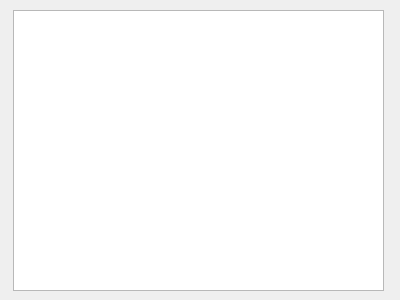
<?xml version="1.0" encoding="UTF-8"?>
<ui version="4.0">
 <class>Widget</class>
 <widget class="QWidget" name="Widget">
  <property name="geometry">
   <rect>
    <x>0</x>
    <y>0</y>
    <width>400</width>
    <height>300</height>
   </rect>
  </property>
  <property name="windowTitle">
   <string>Form</string>
  </property>
  <widget class="QTextEdit" name="textEdit">
   <property name="geometry">
    <rect>
     <x>13</x>
     <y>10</y>
     <width>371</width>
     <height>281</height>
    </rect>
   </property>
  </widget>
 </widget>
 <resources/>
 <connections/>
</ui>
